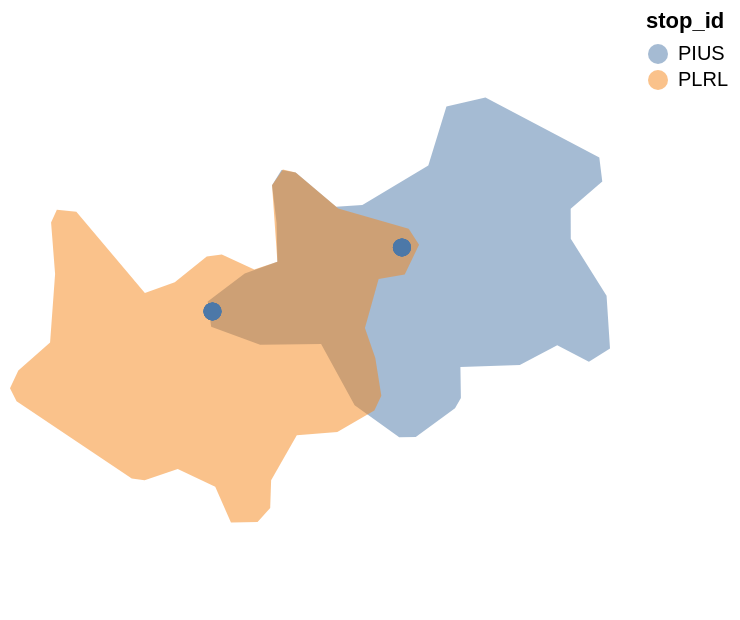

The notebook cell saved with this chart:
### Code cell
isocores_df.to_crs('EPSG:4326', inplace=True)
all_stops.to_crs('EPSG:4326', inplace=True)


isos = alt.Chart(isocores_df[isocores_df['stop_id'].isin(['PLRL', 'PIUS'])]).mark_geoshape(
    filled=True,
    opacity=0.5,
).encode(
    color=alt.Color('stop_id:N')
)

points = alt.Chart(all_stops[all_stops['stop_id'].isin(['PLRL', 'PIUS'])]).mark_geoshape(
    filled=True,
    size=0,
).encode(
    tooltip=['stop_id:N']
)

isos + points

### Figure 1 — Vega-Lite specification as saved in the notebook (floating-point values rounded to 4 significant figures)
{"config": {"view": {"continuousWidth": 300, "continuousHeight": 300}}, "layer": [{"data": {"name": "data-8101a8fa7a2ac3884556b25bed691bcd"}, "mark": {"type": "geoshape", "filled": true, "opacity": 0.5}, "encoding": {"color": {"field": "stop_id", "type": "nominal"}}}, {"data": {"name": "data-bb31d1d8c7639b9a59cff56d4b9a4fbd"}, "mark": {"type": "geoshape", "filled": true, "size": 0}, "encoding": {"tooltip": [{"field": "stop_id", "type": "nominal"}]}}], "$schema": "https://vega.github.io/schema/vega-lite/v6.1.0.json", "datasets": {"data-8101a8fa7a2ac3884556b25bed691bcd": [{"stop_id": "PIUS", "type": "Feature", "geometry": {"type": "MultiLineString", "coordinates": [[[2.12, 41.39], [2.119, 41.39], [2.12, 41.39], [2.12, 41.39], [2.121, 41.39], [2.121, 41.39], [2.122, 41.39], [2.122, 41.39], [2.123, 41.39], [2.125, 41.39], [2.125, 41.39], [2.124, 41.39], [2.124, 41.39], [2.125, 41.39], [2.125, 41.39], [2.125, 41.39], [2.124, 41.39], [2.124, 41.39], [2.123, 41.39], [2.123, 41.38], [2.122, 41.38], [2.122, 41.38], [2.122, 41.38], [2.121, 41.38], [2.12, 41.39], [2.119, 41.39], [2.118, 41.39], [2.118, 41.39], [2.119, 41.39], [2.12, 41.39], [2.12, 41.39]]]}}, {"stop_id": "PLRL", "type": "Feature", "geometry": {"type": "MultiLineString", "coordinates": [[[2.116, 41.39], [2.116, 41.39], [2.116, 41.39], [2.116, 41.39], [2.117, 41.39], [2.118, 41.39], [2.118, 41.39], [2.119, 41.39], [2.119, 41.39], [2.12, 41.39], [2.119, 41.39], [2.12, 41.39], [2.12, 41.39], [2.121, 41.39], [2.122, 41.39], [2.122, 41.39], [2.122, 41.39], [2.121, 41.39], [2.121, 41.39], [2.121, 41.39], [2.121, 41.38], [2.121, 41.38], [2.121, 41.38], [2.12, 41.38], [2.119, 41.38], [2.119, 41.38], [2.119, 41.38], [2.119, 41.38], [2.119, 41.38], [2.118, 41.38], [2.117, 41.38], [2.117, 41.38], [2.115, 41.38], [2.115, 41.38], [2.115, 41.39], [2.116, 41.39], [2.116, 41.39]]]}}], "data-bb31d1d8c7639b9a59cff56d4b9a4fbd": [{"id": "ST-PIUS", "stop_id": "PIUS", "name": "Pius XII", "linia": "IU Stop", "stop_type": "Tram", "type": "Feature", "geometry": {"type": "Point", "coordinates": [2.122, 41.39]}}, {"id": "ST-PLRL", "stop_id": "PLRL", "name": "Palau Reial", "linia": "IU Stop", "stop_type": "Tram", "type": "Feature", "geometry": {"type": "Point", "coordinates": [2.118, 41.39]}}, {"id": "T-T1-PIUS", "stop_id": "PIUS", "name": "Pius XII", "linia": "T1", "stop_type": "Tram", "type": "Feature", "geometry": {"type": "Point", "coordinates": [2.122, 41.39]}}, {"id": "T-T2-PIUS", "stop_id": "PIUS", "name": "Pius XII", "linia": "T2", "stop_type": "Tram", "type": "Feature", "geometry": {"type": "Point", "coordinates": [2.122, 41.39]}}, {"id": "T-T3-PIUS", "stop_id": "PIUS", "name": "Pius XII", "linia": "T3", "stop_type": "Tram", "type": "Feature", "geometry": {"type": "Point", "coordinates": [2.122, 41.39]}}, {"id": "T-T1-PLRL", "stop_id": "PLRL", "name": "Palau Reial", "linia": "T1", "stop_type": "Tram", "type": "Feature", "geometry": {"type": "Point", "coordinates": [2.118, 41.39]}}, {"id": "T-T2-PLRL", "stop_id": "PLRL", "name": "Palau Reial", "linia": "T2", "stop_type": "Tram", "type": "Feature", "geometry": {"type": "Point", "coordinates": [2.118, 41.39]}}, {"id": "T-T3-PLRL", "stop_id": "PLRL", "name": "Palau Reial", "linia": "T3", "stop_type": "Tram", "type": "Feature", "geometry": {"type": "Point", "coordinates": [2.118, 41.39]}}]}}
